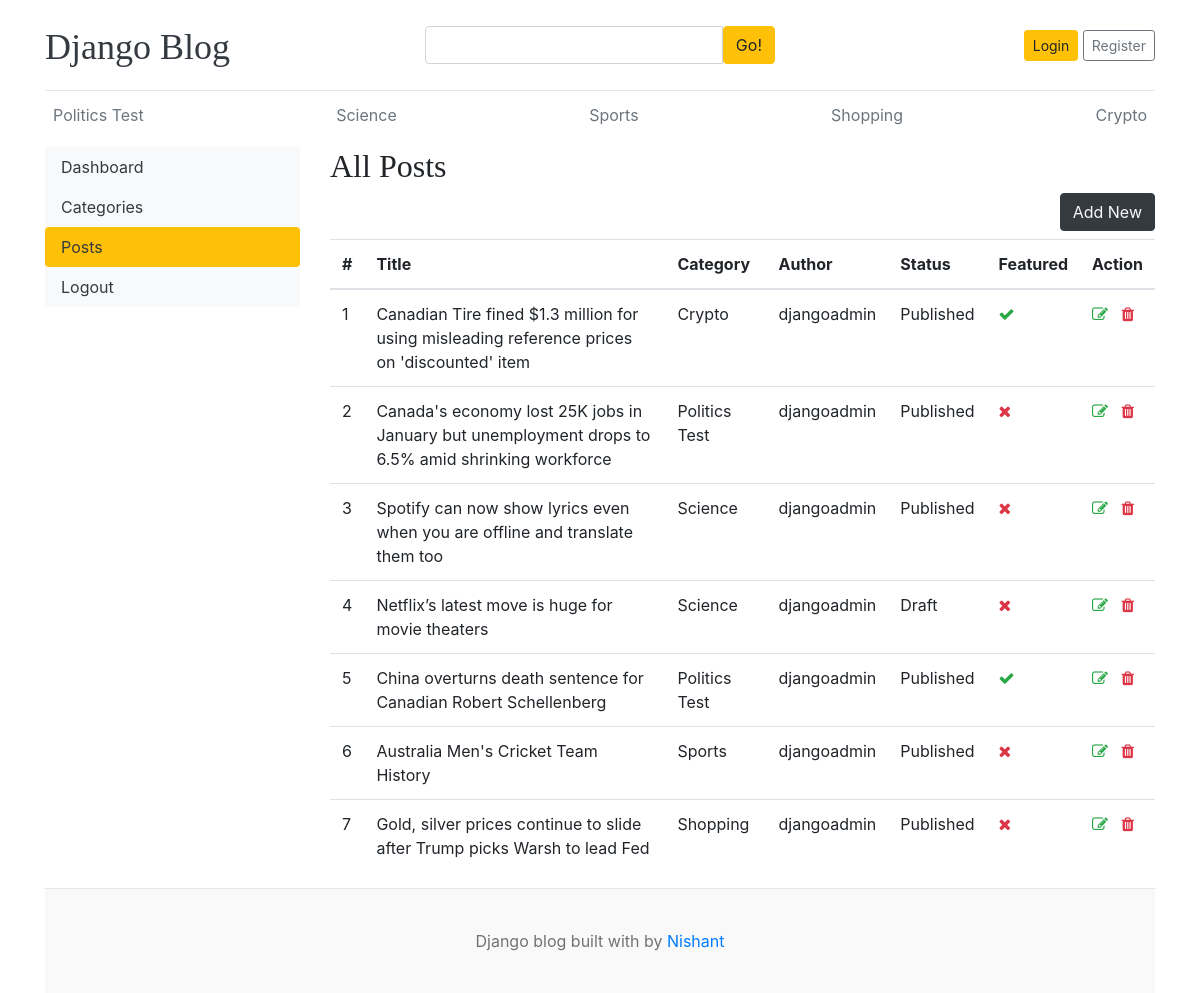
The app's page /dashboard/posts/ with its own data.
### blogs/models.py (models this page shows, shortened)
class Category(models.Model):
    category_name = models.CharField(max_length=50, unique=True)
    created_at = models.DateTimeField(auto_now_add=True)
    updated_at = models.DateTimeField(auto_now=True)
    class Meta:
        verbose_name_plural = 'categories'
    def __str__(self):
        return self.category_name

class Blog(models.Model):
    title = models.CharField(max_length=100)
    slug = models.SlugField(max_length=150, unique=True, blank=True)
    category = models.ForeignKey(Category, on_delete=models.CASCADE)
    author = models.ForeignKey(User, on_delete=models.CASCADE)
    featured_image = models.ImageField(upload_to='uploads/%Y/%m/%d')
    short_description = models.TextField(max_length=500)
    blog_body = models.TextField(max_length=2000)
    status = models.CharField(choices=STATUS_CHOICES, default=0)
    is_featured = models.BooleanField(default=False)
    created_at = models.DateTimeField(auto_now_add=True)
    updated_at = models.DateTimeField(auto_now=True)

### dashboards/views.py (the view)
# urls.py: path('posts/',views.posts,name='posts'),
def posts(request):
    posts = Blog.objects.all()
    context = {
        'posts' : posts,
    }
    return render(request,'dashboard/posts.html',context)

### blogs/context_processors.py (called while the page is built)
def get_categories(request):
    categories = Category.objects.all()
    return dict(categories=categories)

def get_social_links(request):
    social_link = SocialLink.objects.all()
    return dict(social_links=social_link)

### templates/dashboard/posts.html (shortened to what this page needs)
{% extends 'base.html' %}
{% block content %}
<div class="row">
    {% include 'dashboard/sidebar.html' %}
    <div class="col-md-9">
        <h2>All Posts</h2>
        <a href="{% url 'add_post' %}" class="btn btn-dark text-light float-right mb-2">Add New</a>
        <table class="table table-hover">
            <thead>
              <tr>
                <th>#</th>
                <th>Title</th>
                <th>Category</th>
                <th>Author</th>
                <th>Status</th>
                <th>Featured</th>
                <th>Action</th>
              </tr>
            </thead>
            <tbody>
            {% for post in posts %}
              <tr>
                <td>{{ forloop.counter }}</td>
                <td>{{ post.title }}</td>
                <td>{{ post.category }}</td>
                <td>{{ post.author }}</td>
                <td>{{ post.status }}</td>
                <td>{% if post.is_featured %}<i class="fa fa-check text-success"></i>{% else %}<i class="fa fa-times text-danger"></i>{% endif %}</td>
                <td>
                    <a href="{% url 'edit_post' post.id %}"><i class="fa fa-edit text-success"></i></a>
                    <a href="{% url 'delete_post' post.id %}"><i class="fa fa-trash text-danger"></i></a>
                </td>
              </tr>
            {% endfor %}
            </tbody>
          </table>
    </div>
</div>
{% endblock %}

### templates/base.html (shortened to what this page needs)
{% load static %}
<!DOCTYPE html>
<html lang="en">
<head>
    <link href="https://getbootstrap.com/docs/4.0/dist/css/bootstrap.min.css" rel="stylesheet">
    <link rel="stylesheet"
      href="https://cdnjs.cloudflare.com/ajax/libs/font-awesome/4.7.0/css/font-awesome.min.css">
    <link href="{% static 'css/blog.css' %}" rel="stylesheet">
  </head>
<body>
    <div class="container">
      <header class="blog-header py-3">
        <div class="row flex-nowrap justify-content-between align-items-center">
          <div class="col-4 pt-1">
            <a class="blog-header-logo text-dark" href="/">Django Blog</a>
          </div>
          <div class="col-4">
            <form action=" {% url "search" %} " method='GET'>
                <div class="input-group">
                        <input class="form-control" type="text" name="keyword"  value=" {{keyword}} " placeholder="Enter search term..." aria-label="Enter search term..." aria-describedby="button-search" />
                        <button type="Submit" class="btn btn-warning" id="button-search" type="button">Go!</button>
                    </div>
                </form>
            </div>
          <div class="col-4 d-flex justify-content-end align-items-center">
            {% if not user.is_authenticated %}
            <a class="btn btn-sm btn-warning" href=" {% url "login" %} ">Login</a> &nbsp;
            <a class="btn btn-sm btn-outline-secondary" href=" {% url "register" %} ">Register</a>
            {% else %}
            <span><a href=" {% url "dashboard" %} ">Dashboard</a></span>
            <span><a class="" href=" {% url "logout" %} ">Logout</a></span>
            {% endif %}
          </div>
        </div>
      </header>
      <div class="nav-scroller py-1 mb-2">
        <nav class="nav d-flex justify-content-between">
          {% for cat in categories  %}
          <a class="p-2 text-muted" href=" {% url "posts_by_category" cat.id %} ">{{ cat.category_name }}</a>
          {% endfor %}
        </nav>
      </div>
{% block content %}
{% endblock %}
<footer class="blog-footer">
  <p>Django blog built with   by <a href="#">Nishant</a></p>
</footer>
</body>
</html>

### blog_main/static/css/blog.css (style rules this page uses)
.blog-header { border-bottom: 1px solid #e5e5e5; }
.blog-header-logo { font-family: "Playfair Display", Georgia, "Times New Roman", serif ; font-size: 2.25rem; }
h1, h2, h3, h4, h5, h6 { font-family: "Playfair Display", Georgia, "Times New Roman", serif ; }
.blog-footer { padding: 2.5rem 0; color: #727272; text-align: center; background-color: #f9f9f9; border-top: .05rem solid #e5e5e5; }
.blog-footer p:last-child { margin-bottom: 0; }

### records on screen
Category: category_name "Politics Test"
Category: category_name "Science"
Category: category_name "Sports"
Category: category_name "Shopping"
Category: category_name "Crypto"
Blog: title "Canadian Tire fined $1.3 million for using misleading reference prices on 'discounted' item", category "Crypto", author "djangoadmin", status "Published", is_featured True (drawn)
Blog: title "Canada's economy lost 25K jobs in January but unemployment drops to 6.5% amid shrinking workforce", category "Politics Test", author "djangoadmin", status "Published", is_featured False (drawn)
Blog: title "Spotify can now show lyrics even when you are offline and translate them too", category "Science", author "djangoadmin", status "Published", is_featured False (drawn)
Blog: title "Netflix’s latest move is huge for movie theaters", category "Science", author "djangoadmin", status "Draft", is_featured False (drawn)
Blog: title "China overturns death sentence for Canadian Robert Schellenberg", category "Politics Test", author "djangoadmin", status "Published", is_featured True (drawn)
Blog: title "Australia Men's Cricket Team History", category "Sports", author "djangoadmin", status "Published", is_featured False (drawn)
Blog: title "Gold, silver prices continue to slide after Trump picks Warsh to lead Fed", category "Shopping", author "djangoadmin", status "Published", is_featured False (drawn)
